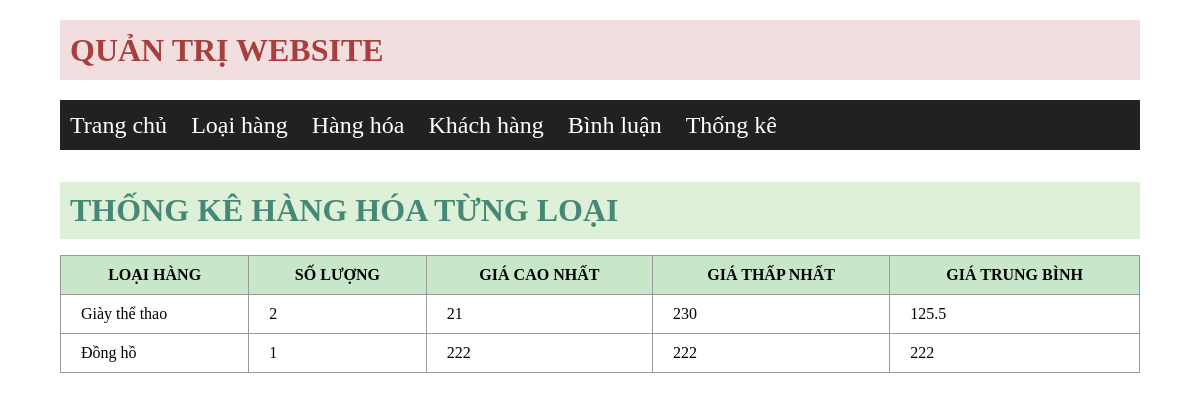
/kenshop/admin/index.php?act=thongke, run on the app's committed database.
### tables this page shows
CREATE TABLE `loai_hang` (
  `ma_loai` int(11) NOT NULL,
  `ten_loai` varchar(50) NOT NULL
);

### kenshop/model/pdo.php (called while the page is built, shortened)
<?php
function pdo_get_connection(){
    $dburl = "mysql:host=localhost;dbname=kenshop;charset=utf8";
    $username = 'root';
    $password = '';
    $conn = new PDO($dburl, $username, $password);
    $conn->setAttribute(PDO::ATTR_ERRMODE, PDO::ERRMODE_EXCEPTION);
    return $conn;
}
function pdo_query($sql){
    $sql_args = array_slice(func_get_args(), 1);
    try{
        $conn = pdo_get_connection();
        $stmt = $conn->prepare($sql);
        $stmt->execute($sql_args);
        $rows = $stmt->fetchAll();
        return $rows;
    }
    catch(PDOException $e){
        throw $e;
    }
    finally{
        unset($conn);
    }
}

### kenshop/model/thong-ke.php (called while the page is built, shortened)
<?php
require_once 'pdo.php';
function thong_ke_hang_hoa(){
    $sql = "SELECT lo.ma_loai, lo.ten_loai,"
            . " COUNT(*) so_luong,"
            . " MIN(hh.don_gia) gia_min,"
            . " MAX(hh.don_gia) gia_max,"
            . " AVG(hh.don_gia) gia_avg"
            . " FROM hang_hoa hh "
            . " JOIN loai_hang lo ON lo.ma_loai=hh.ma_loai "
            . " GROUP BY lo.ma_loai, lo.ten_loai";
    return pdo_query($sql);
}

### kenshop/admin/thongke/thong_ke.php (the view)
 <div class="banner">
        <h1>THỐNG KÊ HÀNG HÓA TỪNG LOẠI</h1>
        <table>
            <tr>
                <th>LOẠI HÀNG</th>
                <th>SỐ LƯỢNG</th>
                <th>GIÁ CAO NHẤT</th>
                <th>GIÁ THẤP NHẤT</th>
                <th>GIÁ TRUNG BÌNH</th>
            </tr>
            <?php
            foreach ($thongke as $hanghoa){
                extract($hanghoa);
                echo '
                <tr>
                <td>'.$ten_loai.'</td>
                <td>'.$so_luong.'</td>
                <td>'.$gia_min.'</td>
                <td>'.$gia_max.'</td>
                <td>'.$gia_avg.'</td>
                </tr>
                ';
            }
            ?>
        </table>
    </div>
</body>
</html>

### kenshop/content/css/styleadmin.css (style rules this page uses)
* { padding: 0; margin: 0; box-sizing: border-box; }
.banner { margin-top: 10px; margin-bottom: 10px; margin-top: 32px; }
.banner h1 { background-color: #DFF0D8; padding: 10px; color: #468876; margin-bottom: 16px; }
table { width: 100%; border-collapse: collapse; margin-bottom: 10px; margin-top: 16px; }
table th { padding: 20px; background-color: #DFF0D8; }
td { padding: 10px 20px; border: 1px solid #999; }

### kenshop/admin/header.php (style rules this page uses)
table th { padding: 10px 20px; border: 1px solid #999; background-color: #c8e6c9; }

### data on the page
loai_hang: ten_loai "Giày thể thao", so_luong "2", gia_min "21", gia_max "230", gia_avg "125.5"
loai_hang: ten_loai "Đồng hồ", so_luong "1", gia_min "222", gia_max "222", gia_avg "222"
